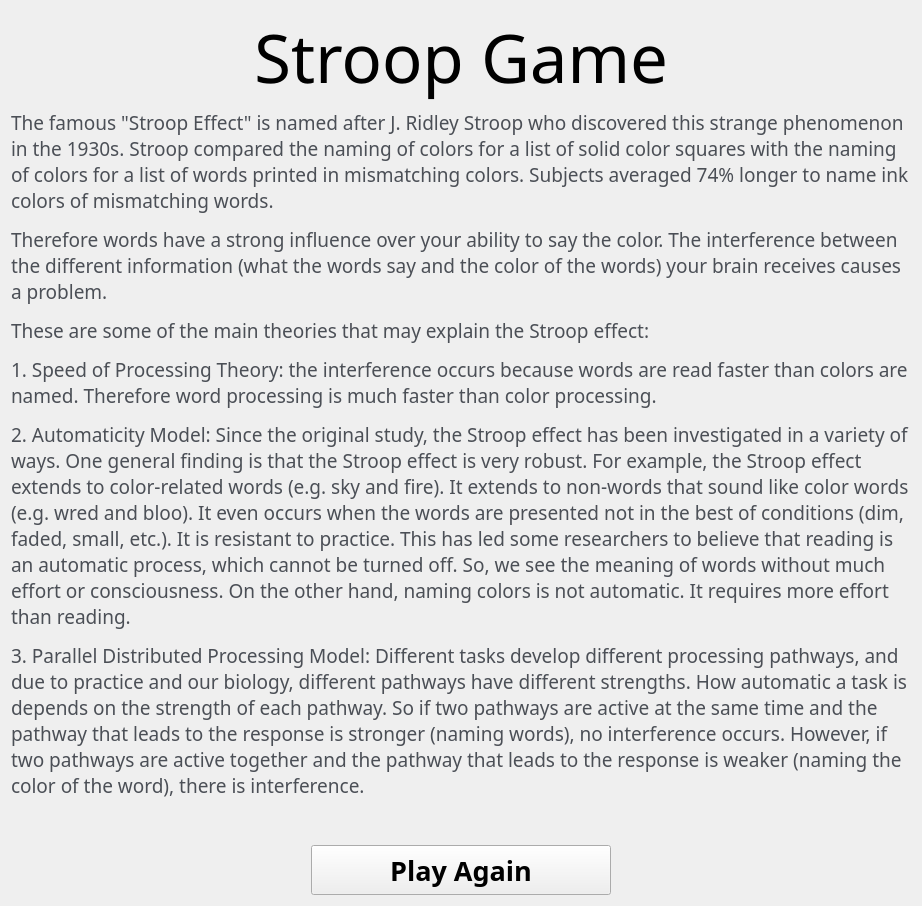
         <widget class="QWidget" name="stroop_explanation">
          <layout class="QGridLayout" name="stroop_games_grid" rowstretch="1,2,1,0" columnstretch="0">
           <property name="sizeConstraint">
            <enum>QLayout::SetDefaultConstraint</enum>
           </property>
           <item row="0" column="0">
            <widget class="QLabel" name="label10">
             <property name="font">
              <font>
               <family>Amble</family>
               <pointsize>50</pointsize>
              </font>
             </property>
             <property name="text">
              <string>Stroop Game</string>
             </property>
             <property name="alignment">
              <set>Qt::AlignCenter</set>
             </property>
            </widget>
           </item>
           <item row="1" column="0">
            <widget class="QLabel" name="stroop_explanation_label">
             <property name="sizePolicy">
              <sizepolicy hsizetype="Preferred" vsizetype="Expanding">
               <horstretch>0</horstretch>
               <verstretch>0</verstretch>
              </sizepolicy>
             </property>
             <property name="minimumSize">
              <size>
               <width>900</width>
               <height>0</height>
              </size>
             </property>
             <property name="maximumSize">
              <size>
               <width>1200</width>
               <height>16777215</height>
              </size>
             </property>
             <property name="font">
              <font>
               <family>Amble</family>
               <pointsize>16</pointsize>
              </font>
             </property>
             <property name="text">
              <string>&lt;html&gt;&lt;head/&gt;&lt;body&gt;&lt;p&gt;&lt;span style=&quot; font-family:'amble'; font-size:14pt; color:#4b4f56;&quot;&gt;The famous &amp;quot;Stroop Effect&amp;quot; is named after J. Ridley Stroop who discovered this strange phenomenon in the 1930s. Stroop compared the naming of colors for a list of solid color squares with the naming of colors for a list of words printed in mismatching colors. Subjects averaged 74% longer to name ink colors of mismatching words.&lt;/span&gt;&lt;/p&gt;&lt;p&gt;&lt;span style=&quot; font-family:'amble'; font-size:14pt; color:#4b4f56;&quot;&gt;Therefore words have a strong influence over your ability to say the color. The interference between the different information (what the words say and the color of the words) your brain receives causes a problem. &lt;/span&gt;&lt;/p&gt;&lt;p&gt;&lt;span style=&quot; font-family:'amble'; font-size:14pt; color:#4b4f56;&quot;&gt;These are some of the main theories that may explain the Stroop effect:&lt;/span&gt;&lt;/p&gt;&lt;p&gt;&lt;span style=&quot; font-family:'amble'; font-size:14pt; color:#4b4f56;&quot;&gt;1. Speed of Processing Theory: the interference occurs because words are read faster than colors are named. Therefore word processing is much faster than color processing. &lt;/span&gt;&lt;/p&gt;&lt;p&gt;&lt;span style=&quot; font-family:'amble'; font-size:14pt; color:#4b4f56;&quot;&gt;2. Automaticity Model: Since the original study, the Stroop effect has been investigated in a variety of ways. One general finding is that the Stroop effect is very robust. For example, the Stroop effect extends to color-related words (e.g. sky and fire). It extends to non-words that sound like color words (e.g. wred and bloo). It even occurs when the words are presented not in the best of conditions (dim, faded, small, etc.). It is resistant to practice. This has led some researchers to believe that reading is an automatic process, which cannot be turned off. So, we see the meaning of words without much effort or consciousness. On the other hand, naming colors is not automatic. It requires more effort than reading.&lt;/span&gt;&lt;/p&gt;&lt;p&gt;&lt;span style=&quot; font-family:'amble'; font-size:14pt; color:#4b4f56;&quot;&gt;3. Parallel Distributed Processing Model: Different tasks develop different processing pathways, and due to practice and our biology, different pathways have different strengths. How automatic a task is depends on the strength of each pathway. So if two pathways are active at the same time and the pathway that leads to the response is stronger (naming words), no interference occurs. However, if two pathways are active together and the pathway that leads to the response is weaker (naming the color of the word), there is interference.&lt;/span&gt;&lt;/p&gt;&lt;/body&gt;&lt;/html&gt;</string>
             </property>
             <property name="textFormat">
              <enum>Qt::AutoText</enum>
             </property>
             <property name="scaledContents">
              <bool>false</bool>
             </property>
             <property name="alignment">
              <set>Qt::AlignLeading|Qt::AlignLeft|Qt::AlignVCenter</set>
             </property>
             <property name="wordWrap">
              <bool>true</bool>
             </property>
             <property name="margin">
              <number>30</number>
             </property>
            </widget>
           </item>
           <item row="3" column="0" alignment="Qt::AlignHCenter">
            <widget class="QPushButton" name="stroop_play_again_button">
             <property name="sizePolicy">
              <sizepolicy hsizetype="Fixed" vsizetype="Fixed">
               <horstretch>0</horstretch>
               <verstretch>0</verstretch>
              </sizepolicy>
             </property>
             <property name="minimumSize">
              <size>
               <width>300</width>
               <height>50</height>
              </size>
             </property>
             <property name="maximumSize">
              <size>
               <width>300</width>
               <height>50</height>
              </size>
             </property>
             <property name="font">
              <font>
               <family>Amble</family>
               <pointsize>20</pointsize>
               <weight>75</weight>
               <bold>true</bold>
              </font>
             </property>
             <property name="autoFillBackground">
              <bool>false</bool>
             </property>
             <property name="text">
              <string>Play Again</string>
             </property>
            </widget>
           </item>
           <item row="2" column="0">
            <spacer name="verticalSpacer_4">
             <property name="orientation">
              <enum>Qt::Vertical</enum>
             </property>
             <property name="sizeHint" stdset="0">
              <size>
               <width>20</width>
               <height>40</height>
              </size>
             </property>
            </spacer>
           </item>
          </layout>
         </widget>
